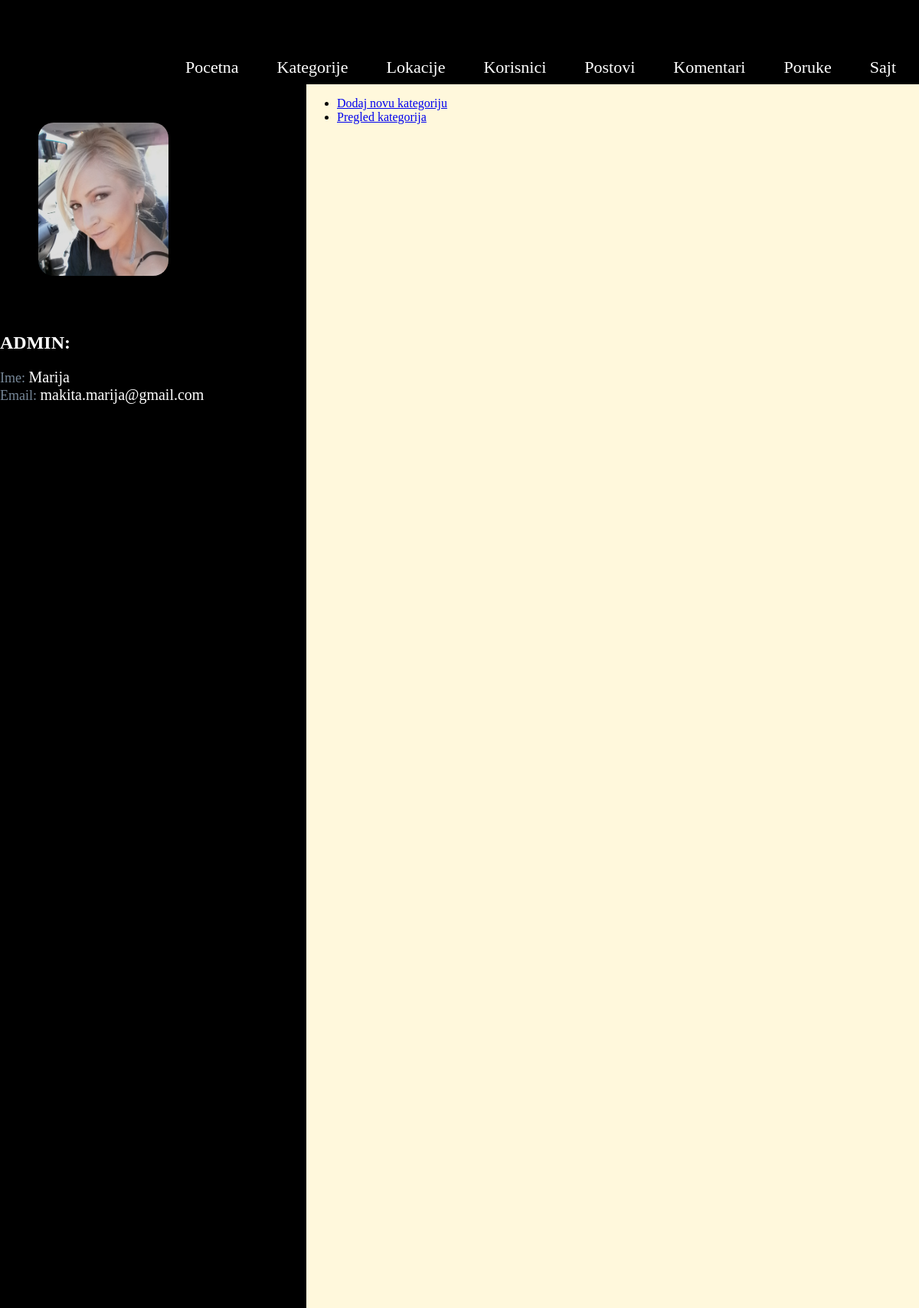
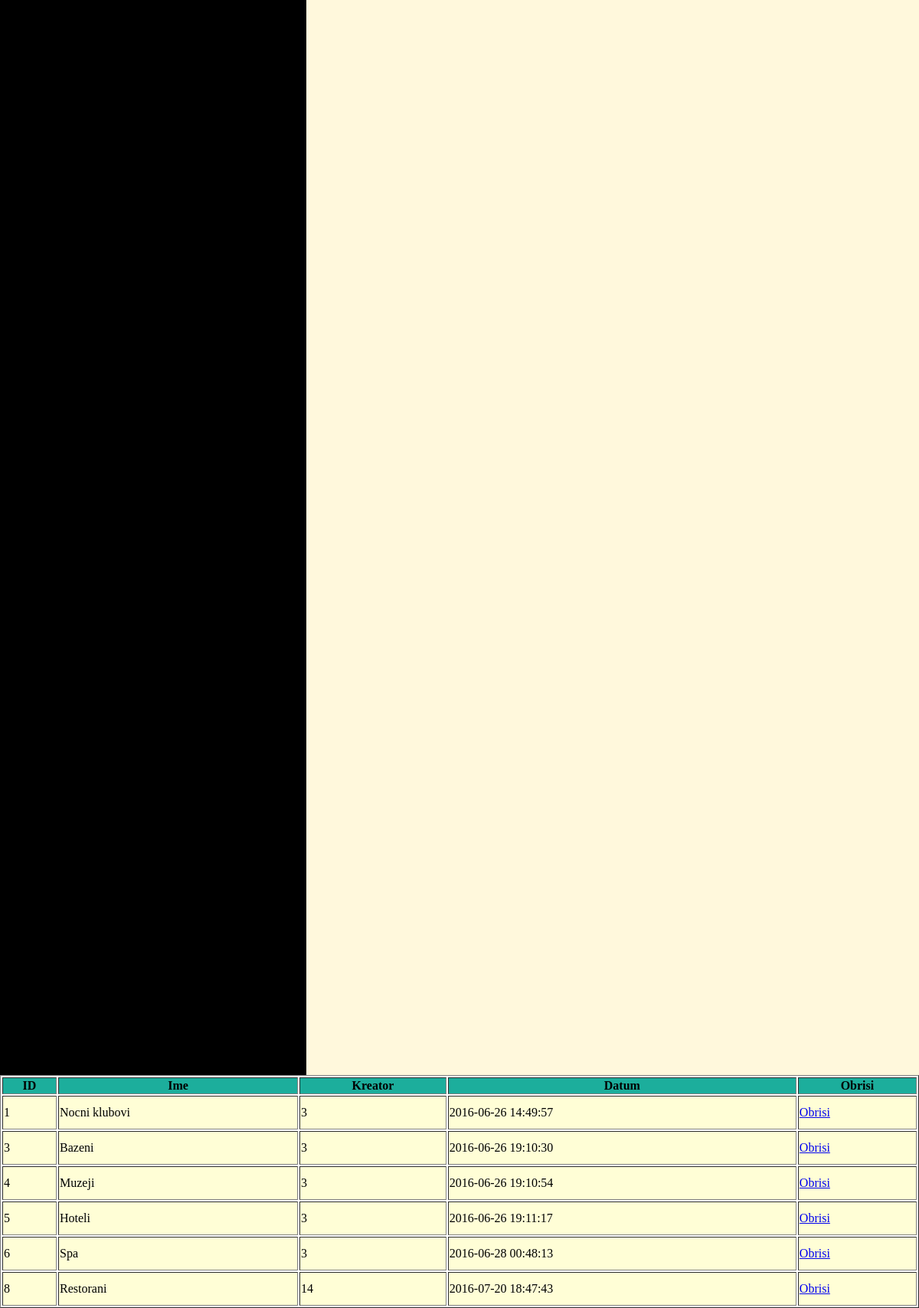
Page /admin/home.php?page=categories (signed in) on the committed database (2 pictures, top to bottom).
### tables this page shows
CREATE TABLE `user` (
  `id` int(11) NOT NULL,
  `name` varchar(255) NOT NULL,
  `email` varchar(255) NOT NULL,
  `password` varchar(255) NOT NULL,
  `date` timestamp NOT NULL DEFAULT CURRENT_TIMESTAMP,
  `admin` tinyint(4) NOT NULL DEFAULT '0',
  `status` tinyint(4) NOT NULL DEFAULT '0',
  `is_logged` tinyint(4) NOT NULL DEFAULT '0',
  `superadmin` tinyint(4) NOT NULL DEFAULT '0',
  `is_deleted` tinyint(4) NOT NULL DEFAULT '0',
  `is_blocked` tinyint(4) NOT NULL DEFAULT '0',
  `image` varchar(255) NOT NULL
);

CREATE TABLE `categories` (
  `category_id` int(11) NOT NULL,
  `category_name` varchar(255) NOT NULL,
  `creator` int(11) NOT NULL,
  `date` timestamp NOT NULL DEFAULT CURRENT_TIMESTAMP,
  `is_deleted` tinyint(4) NOT NULL DEFAULT '0'
);

### models/Connect.php (called while the page is built, shortened)
<?php
class Connect{
    private static $_instance = null;
    public static function getInstance(){
        if(is_null(self::$_instance)){
            self::$_instance = new PDO("mysql:host=127.0.0.1;dbname=openserbia", "root", "");
        }
        return self::$_instance;
    }
}

### models/Model.php (called while the page is built, shortened)
<?php
abstract class Model
{
    public function __construct()
    {
        $this->db = Connect::getInstance();
    }
}

### models/User.php (called while the page is built, shortened)
<?php
class User extends Model
{
    public function getUserById($id){
        $query = $this->db->prepare('SELECT * FROM user WHERE id=?;');
        if( $query && $query->execute([$id]) ) {
            $result = $query->fetch(PDO::FETCH_ASSOC);
            return $result;
        }
        return null;
    }
}

### admin/controllers/categories.php (called while the page is built, shortened)
<?php
$category = new Location();
$cat = $category->getCategory();
include __DIR__ . '../../views/categories.php';

### models/Location.php (called while the page is built, shortened)
<?php
class Location extends Model
{
    public function getCategory()
    {
        $query = $this->db->prepare('SELECT * FROM categories WHERE is_deleted=0');
        if ($query && $query->execute()){
            return $query->fetchAll(PDO::FETCH_ASSOC);
        }
        return null;
    }
}

### admin/views/categories.php (the view)
<div class="admin_subnav">
<ul>
    <li><a href="home.php?page=addcategory&action='add_category'">Dodaj novu kategoriju</a> </li>
    <li><a href="home.php?page=categories">Pregled kategorija</a> </li>
</ul>
</div>
<table border="1">
    <thead>
    <tr>
        <th>ID</th>
        <th>Ime</th>
        <th>Kreator</th>
        <th>Datum</th>
        <th>Obrisi</th>
    </tr>
    </thead>
    <tbody>
    <?php foreach($cat as $c){ ?>
        <tr>
            <td><?php echo $c['category_id'] ?></td>
            <td><?php echo $c['category_name'] ?></td>
            <td><?php echo $c['creator'] ?></td>
            <td><?php echo $c['date'] ?></td>
            <td>
                <a href="?page=delete&action=category&category_id=<?php echo $c['category_id']?>">
                    Obrisi
                </a>
            </td>
        </tr>
    <?php } ?>
    </tbody>
</table>

### admin/home.php (shortened to what this page needs)
<!DOCTYPE html>
<html>
<head>
    <link rel="stylesheet" type="text/css" href="../style.css">
</head>
<body>
<div id="wrapper">
<?php
    if($_SESSION['admin'] == 1) {
        $users = new User();
        $a = $users->getUserById($_SESSION['id']);
        ?>
        <div id="admin_header">
            <div class="nav" id="admin_nav">
                <ul>
                    <li><a href="home.php?page=home">Pocetna</a></li>
                    <li><a href="home.php?page=categories">Kategorije</a></li>
                    <li><a href="home.php?page=locations">Lokacije</a></li>
                    <li><a href="home.php?page=users">Korisnici</a></li>
                    <li><a href="home.php?page=posts">Postovi</a></li>
                    <li><a href="home.php?page=comments">Komentari</a></li>
                    <li><a href="home.php?page=inbox">Poruke</a></li>
                    <li><a href="../index.php">Sajt</a></li>
                </ul>
            </div>
        </div>
        <div class="content_admin">
            <div class="sidebar">
                <div class="nav">
                    <?php
                    echo "<img class='prof' src='../images/" . $a['image'] . "'><br>";
                    echo "<h2 class='admin'>ADMIN:</h2>";
                    echo "<span class='font'>Ime: </span><span class='admin_text'>" . $a['name'] . "</span><br>";
                    echo "<span class='font'>Email: </span><span class='admin_text'>" . $a['email'] . "</span><br>";
                    ?>
                </div>
            </div>
            <div class="main">
                <?php require_once __DIR__ . '/controllers/' . $_GET['page'] . '.php'; ?>
            </div>
        </div>
        <?php
    }else{
        echo "<p class='err_admin'>Ne mozete pristupiti stranici  ukoliko niste admin.</p>";
    }
?>
</div>
</body>
</html>

### style.css (style rules this page uses)
body { margin:0; padding: 0; font-family: Tahoma; }
table { width: 1200px; }
thead { background-color: rgb(28, 174, 156); }
td { height: 40px; background-color: rgb(255, 254, 214); }
#wrapper { clear: both; margin: 0 auto; }
.nav { float: left; }
.nav ul { margin: 0; padding-top: 200px; list-style: none; }
.nav ul li { float: left; position: relative; background-color: rgba(0, 0, 0, 0.7); border-radius: 15px 15px 0 0 ; margin-right: 10px; }
.nav ul li a { display: block; text-decoration: none; padding: 15px 20px; height: 18px; font-size: 22px; }
.nav ul li a:link, .nav ul li a:visited { color: #fff; }
#admin_header { height: 100px; color: black; }
#admin_nav { height: 100px; }
#admin_nav ul { padding-top: 60px; }
img.prof { margin: 50px; width:170px; height:200px; border-radius: 20px; }
.font { font-size: 18px; color: lightslategray; }
.content_admin { width: 100%; height: auto; }
.sidebar { width: 400px; float: left; background-color: black; height: 3000px; }
.main { background-color: cornsilk; height: 3000px; }
#admin_nav { background-color: black; float: right; }
#admin_header { background-color: black; height: 110px; }
.admin_text { color: white; font-size: 20px; }
h2.admin { color:white; }
.admin_subnav { overflow: hidden; }

### rows in the picture
user: image (picture), name "Marija", email "makita.marija@gmail.com"
categories: category_id "1", category_name "Nocni klubovi", creator "3", date "2016-06-26 14:49:57"
categories: category_id "3", category_name "Bazeni", creator "3", date "2016-06-26 19:10:30"
categories: category_id "4", category_name "Muzeji", creator "3", date "2016-06-26 19:10:54"
categories: category_id "5", category_name "Hoteli", creator "3", date "2016-06-26 19:11:17"
categories: category_id "6", category_name "Spa", creator "3", date "2016-06-28 00:48:13"
categories: category_id "8", category_name "Restorani", creator "14", date "2016-07-20 18:47:43"
